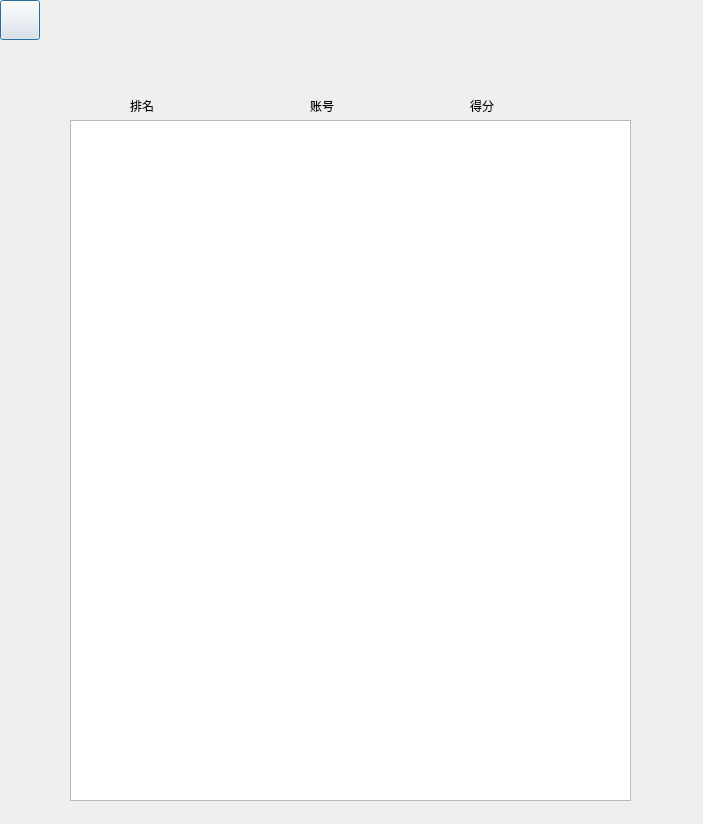
<?xml version="1.0" encoding="UTF-8"?>
<ui version="4.0">
 <class>Rank</class>
 <widget class="QDialog" name="Rank">
  <property name="geometry">
   <rect>
    <x>0</x>
    <y>0</y>
    <width>703</width>
    <height>824</height>
   </rect>
  </property>
  <property name="windowTitle">
   <string>Dialog</string>
  </property>
  <widget class="QLabel" name="label">
   <property name="geometry">
    <rect>
     <x>240</x>
     <y>10</y>
     <width>181</width>
     <height>71</height>
    </rect>
   </property>
   <property name="styleSheet">
    <string notr="true">image: url(:/pic/background/rank.png);</string>
   </property>
   <property name="text">
    <string/>
   </property>
  </widget>
  <widget class="QTextBrowser" name="textBrowser">
   <property name="geometry">
    <rect>
     <x>70</x>
     <y>120</y>
     <width>561</width>
     <height>681</height>
    </rect>
   </property>
   <property name="font">
    <font>
     <pointsize>12</pointsize>
    </font>
   </property>
  </widget>
  <widget class="QLabel" name="label_2">
   <property name="geometry">
    <rect>
     <x>130</x>
     <y>90</y>
     <width>91</width>
     <height>31</height>
    </rect>
   </property>
   <property name="text">
    <string>排名</string>
   </property>
  </widget>
  <widget class="QLabel" name="label_3">
   <property name="geometry">
    <rect>
     <x>310</x>
     <y>90</y>
     <width>91</width>
     <height>31</height>
    </rect>
   </property>
   <property name="text">
    <string>账号</string>
   </property>
  </widget>
  <widget class="QLabel" name="label_4">
   <property name="geometry">
    <rect>
     <x>470</x>
     <y>90</y>
     <width>91</width>
     <height>31</height>
    </rect>
   </property>
   <property name="text">
    <string>得分</string>
   </property>
  </widget>
  <widget class="QPushButton" name="backBtn">
   <property name="geometry">
    <rect>
     <x>0</x>
     <y>0</y>
     <width>40</width>
     <height>40</height>
    </rect>
   </property>
   <property name="styleSheet">
    <string notr="true">QPushButton{border-image:url(:/pic/icon/back-arrow.png);}
QPushButton:hover{border-image:url(:/pic/icon/back-arrow-focused.png);}
QPushButton:pressed{border-image:url(:/pic/icon/back-arrow-focused.png);}</string>
   </property>
   <property name="text">
    <string/>
   </property>
  </widget>
 </widget>
 <resources/>
 <connections/>
</ui>
